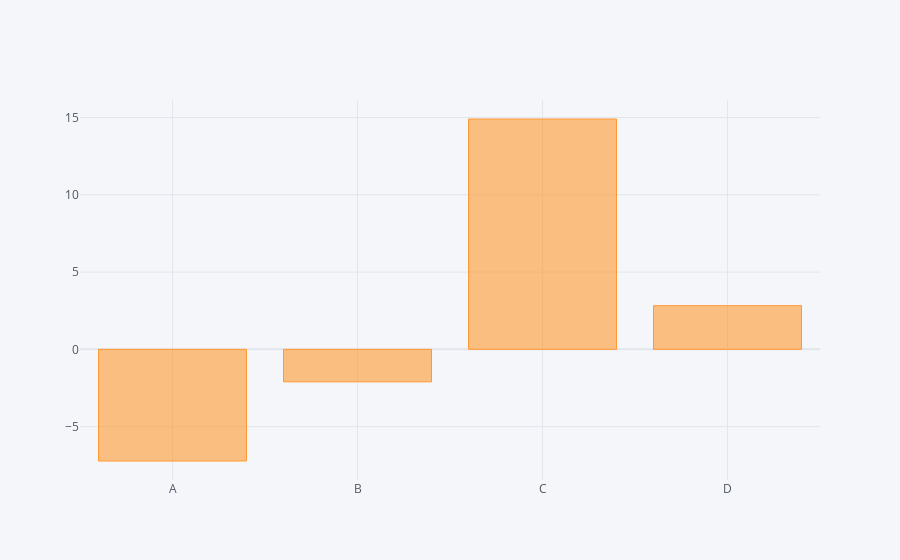

Notebook code cell kept with this figure:
### Code cell
df.sum().iplot(kind='bar')

### Figure 1 — Plotly figure (JSON) as saved in the notebook; plotly's stock layout.template omitted (floating-point values rounded to 4 significant figures)
{"data": [{"marker": {"color": "rgba(255, 153, 51, 0.6)", "line": {"color": "rgba(255, 153, 51, 1.0)", "width": 1}}, "name": "None", "orientation": "v", "text": "", "type": "bar", "x": ["A", "B", "C", "D"], "y": [-7.226, -2.103, 14.9, 2.825]}], "layout": {"legend": {"bgcolor": "#F5F6F9", "font": {"color": "#4D5663"}}, "paper_bgcolor": "#F5F6F9", "plot_bgcolor": "#F5F6F9", "title": {"font": {"color": "#4D5663"}}, "xaxis": {"gridcolor": "#E1E5ED", "showgrid": true, "tickfont": {"color": "#4D5663"}, "title": {"font": {"color": "#4D5663"}, "text": ""}, "zerolinecolor": "#E1E5ED"}, "yaxis": {"gridcolor": "#E1E5ED", "showgrid": true, "tickfont": {"color": "#4D5663"}, "title": {"font": {"color": "#4D5663"}, "text": ""}, "zerolinecolor": "#E1E5ED"}}}
